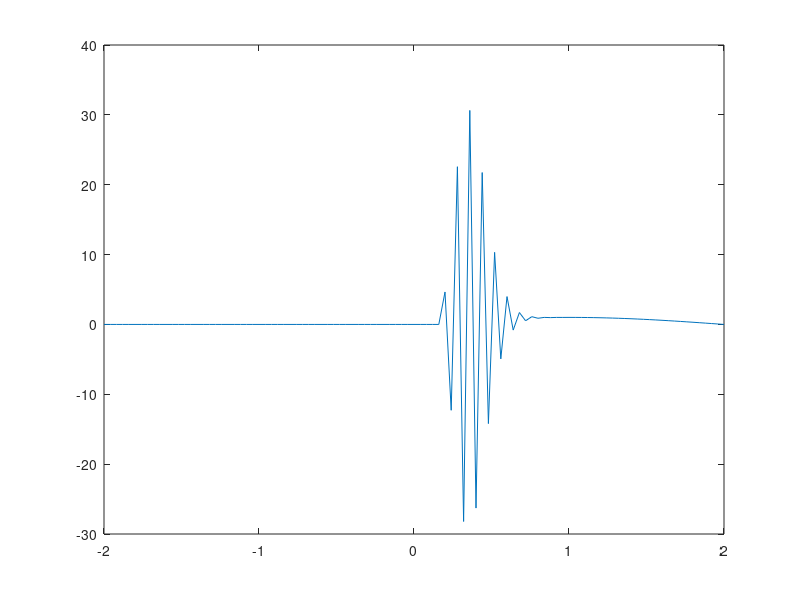

Write MATLAB code to recreate this figure.
% BTFS
function BTFS()
clc
close all
clear all
c = 1;
nx = 101;
nt = 30;
ax = -2;
bx = 2;
at = 0;
bt = 1;
x = linspace (ax, bx, nx);
t = linspace (at, bt, nt);
dt = (bt-at)/(nt-1);

m = c*((bt-at)*(nx-1))/((bx-ax)*(nt-1));


unot = zeros (1, nx);
k = find (x<=-1);
unot(k) = 0;
k = find (x > -1 & x<=1);
unot (k) = cos(pi * x(k) /2);
k = find (x>1);
unot(k) = 0;
plot (x, unot)
pause(1)
%hold all

v = zeros (nt , nx);
v(1,:) = unot;

% Boundary Conditions:

%v(:, 1) = 1;

for n = 2:nt
	for i = 2:nx
	v(n,i)= (m-1)/m*v(n,i-1) + v(n-1,i-1)/m;
	end 

end

for j = 2:nt
plot (x, v(j,:))
pause(0.1)
%hold all
end


